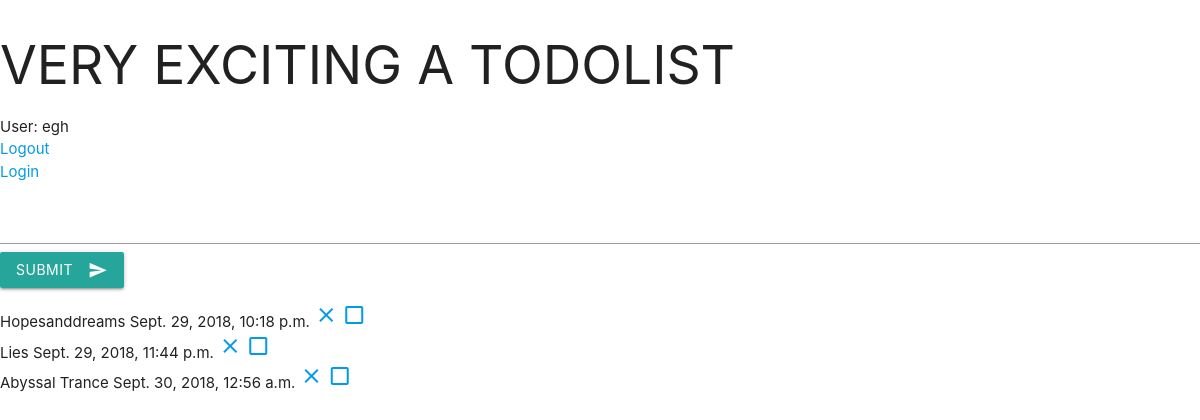
Page / (signed in) on the earlier database version.
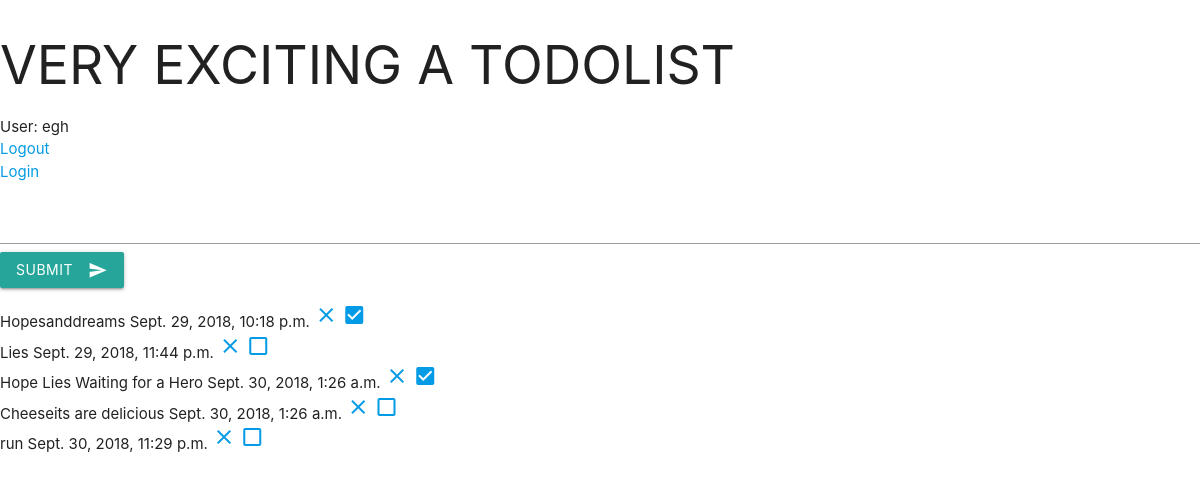
Same page on the later database version.
### todoapp/models.py (models this page shows, shortened)
class Todo(models.Model):
	user = models.ForeignKey(User, on_delete=models.CASCADE)
	body = models.CharField(max_length=250, null=True, blank=True)
	finished = models.BooleanField(default=False)
	create_date = models.DateTimeField(default=datetime.now())

### todoapp/views.py (the view)
# urls.py: path('', views.index, name='index'),
def index(request):
	if request.user.is_authenticated:
		todo_list = Todo.objects.filter(user=request.user)
	else :
		todo_list = []
	context = {'todo':todo_list}
	return render(request,'todoapp/index.html', context)

### todoapp/templates/todoapp/index.html (shortened to what this page needs)
{% extends 'todoapp/base.html' %}
{% load static %}
{% block content%}
<h2>VERY EXCITING A TODOLIST</h2>
{%include "todoapp/loginnav.html" %}
{%include "todoapp/add_todo.html" %}
{%include "todoapp/todo_display.html" %}
{% endblock %}

### todoapp/templates/todoapp/base.html (shortened to what this page needs)
{% load static %}
<!DOCTYPE html>
<html>
<head>
    <link rel="stylesheet" href="https://cdnjs.cloudflare.com/ajax/libs/materialize/1.0.0/css/materialize.min.css">
</head>
<body>
{% block content%}{% endblock %}
</body>
</html>

### todoapp/templates/todoapp/loginnav.html
	  <ul class="sidebar-nav">
   {% if user.is_authenticated %}
     <li>User: {{ user.get_username }}</li>
     <li><a href="{% url 'logout'%}?next={{request.path}}">Logout</a></li>
   {% endif %}
     <li><a href="{% url 'login'%}?next={{request.path}}">Login</a></li>
  </ul>

### todoapp/templates/todoapp/add_todo.html (shortened to what this page needs)
{% load static %}
<form action="{% url 'todoapp:add_todo' %}" method="POST">
	<input type="text" name="todo_text"/>
 <button class="btn waves-effect waves-light" type="submit" name="action">Submit
    <i class="material-icons right">send</i>
  </button>
</form>

### todoapp/templates/todoapp/todo_display.html (shortened to what this page needs)
{% extends 'todoapp/base.html' %}
{% load static %}
{% block content%}
<ul>
{% if user.is_authenticated %}
    {% for task in todo %}
        <li>{{ task.body }}
        {{task.create_date}}
         	<a href="{% url 'todoapp:delete_todo' pk=task.id %}">
         <i class="material-icons">close</i>
         	</a>
         	<a href="{% url 'todoapp:finished_task' pk=task.id %}">
         	{% if task.finished%}
                <i class="material-icons">check_box</i>
         	{% else %}
                <i class="material-icons">check_box_outline_blank</i>
         	{% endif %}
         	</a>
        </li>
{% endfor %}
{% endif %}
</ul>
{% endblock %}

Differences in the rows shown:
removed Todo: body "Abyssal Trance", create_date "Sept. 30, 2018, 12:56 a.m.", finished False (drawn)
changed Todo "Hopesanddreams": finished False → True (drawn)
added Todo: body "Hope Lies Waiting for a Hero", create_date "Sept. 30, 2018, 1:26 a.m.", finished True (drawn)
added Todo: body "Cheeseits are delicious", create_date "Sept. 30, 2018, 1:26 a.m.", finished False (drawn)
added Todo: body "run", create_date "Sept. 30, 2018, 11:29 p.m.", finished False (drawn)
